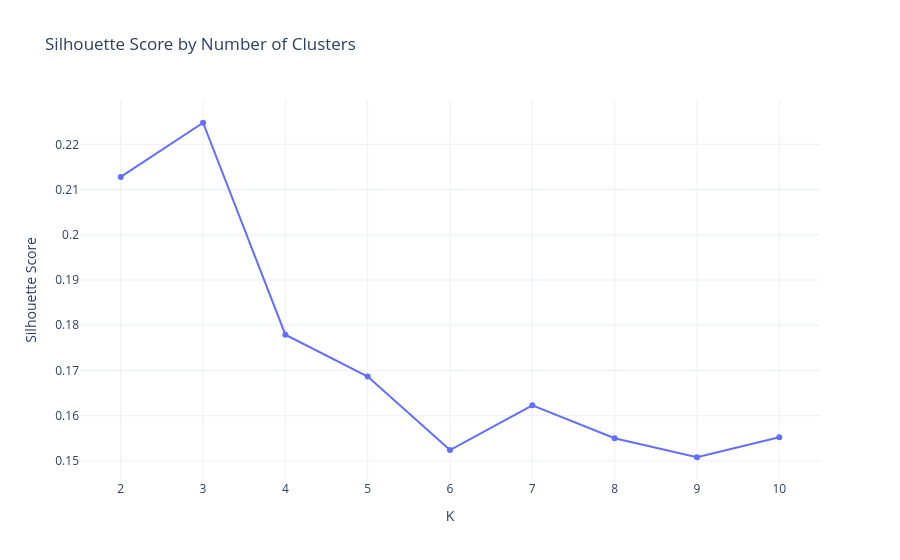

Here is the notebook cell this chart was saved with:
### Code cell
silhouette_scores = []

for k in k_values:
    model = KMeans(
        n_clusters=k,
        random_state=42,
        n_init=10
    )
    labels = model.fit_predict(X)
    silhouette_scores.append(silhouette_score(X, labels))

silhouette_df = pd.DataFrame({
    'K': list(k_values),
    'Silhouette Score': silhouette_scores
})

fig = px.line(
    silhouette_df,
    x='K',
    y='Silhouette Score',
    markers=True,
    title='Silhouette Score by Number of Clusters'
)

fig.update_layout(template='plotly_white')

fig.show()

fig.write_image(
    '../reports/figures/clustering/silhouette_analysis.png',
    scale=3,
    width=1200,
    height=700
)

print('Saved: reports/figures/clustering/silhouette_analysis.png')

### Figure 1 — Plotly figure (JSON) as saved in the notebook; plotly's stock layout.template omitted (floating-point values rounded to 4 significant figures)
{"data": [{"hovertemplate": "K=%{x}<br>Silhouette Score=%{y}<extra></extra>", "legendgroup": "", "line": {"color": "#636efa", "dash": "solid"}, "marker": {"symbol": "circle"}, "mode": "lines+markers", "name": "", "orientation": "v", "showlegend": false, "type": "scatter", "x": [2, 3, 4, 5, 6, 7, 8, 9, 10], "xaxis": "x", "y": [0.2128, 0.2248, 0.1779, 0.1686, 0.1524, 0.1623, 0.155, 0.1508, 0.1552], "yaxis": "y"}], "layout": {"legend": {"tracegroupgap": 0}, "title": {"text": "Silhouette Score by Number of Clusters"}, "xaxis": {"anchor": "y", "domain": [0, 1], "title": {"text": "K"}}, "yaxis": {"anchor": "x", "domain": [0, 1], "title": {"text": "Silhouette Score"}}}}
